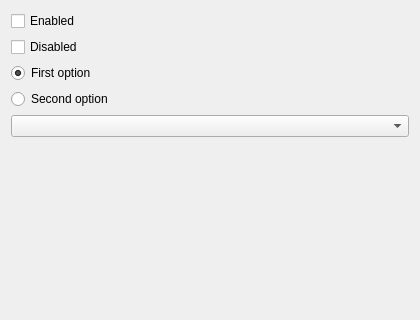
<?xml version="1.0" encoding="UTF-8"?>
<ui version="4.0"><class>Dialog</class><widget class="QDialog" name="Dialog"><property name="geometry"><rect><x>0</x><y>0</y><width>420</width><height>320</height></rect></property><property name="windowTitle"><string>Checks 3</string></property><layout class="QVBoxLayout" name="verticalLayout"><property name="leftMargin"><number>11</number></property><property name="topMargin"><number>11</number></property><property name="rightMargin"><number>11</number></property><property name="bottomMargin"><number>11</number></property><property name="spacing"><number>6</number></property><item><widget class="QCheckBox" name="check_1"><property name="text"><string>Enabled</string></property><property name="checked"><bool>false</bool></property></widget></item><item><widget class="QCheckBox" name="check_2"><property name="text"><string>Disabled</string></property><property name="checked"><bool>false</bool></property></widget></item><item><widget class="QRadioButton" name="radio_1"><property name="text"><string>First option</string></property><property name="checked"><bool>true</bool></property></widget></item><item><widget class="QRadioButton" name="radio_2"><property name="text"><string>Second option</string></property><property name="checked"><bool>false</bool></property></widget></item><item><widget class="QComboBox" name="combo"></widget></item><item><spacer name="verticalSpacer"><property name="orientation"><enum>Qt::Orientation::Vertical</enum></property><property name="sizeHint" stdset="0"><size><width>40</width><height>20</height></size></property></spacer></item></layout></widget></ui>
